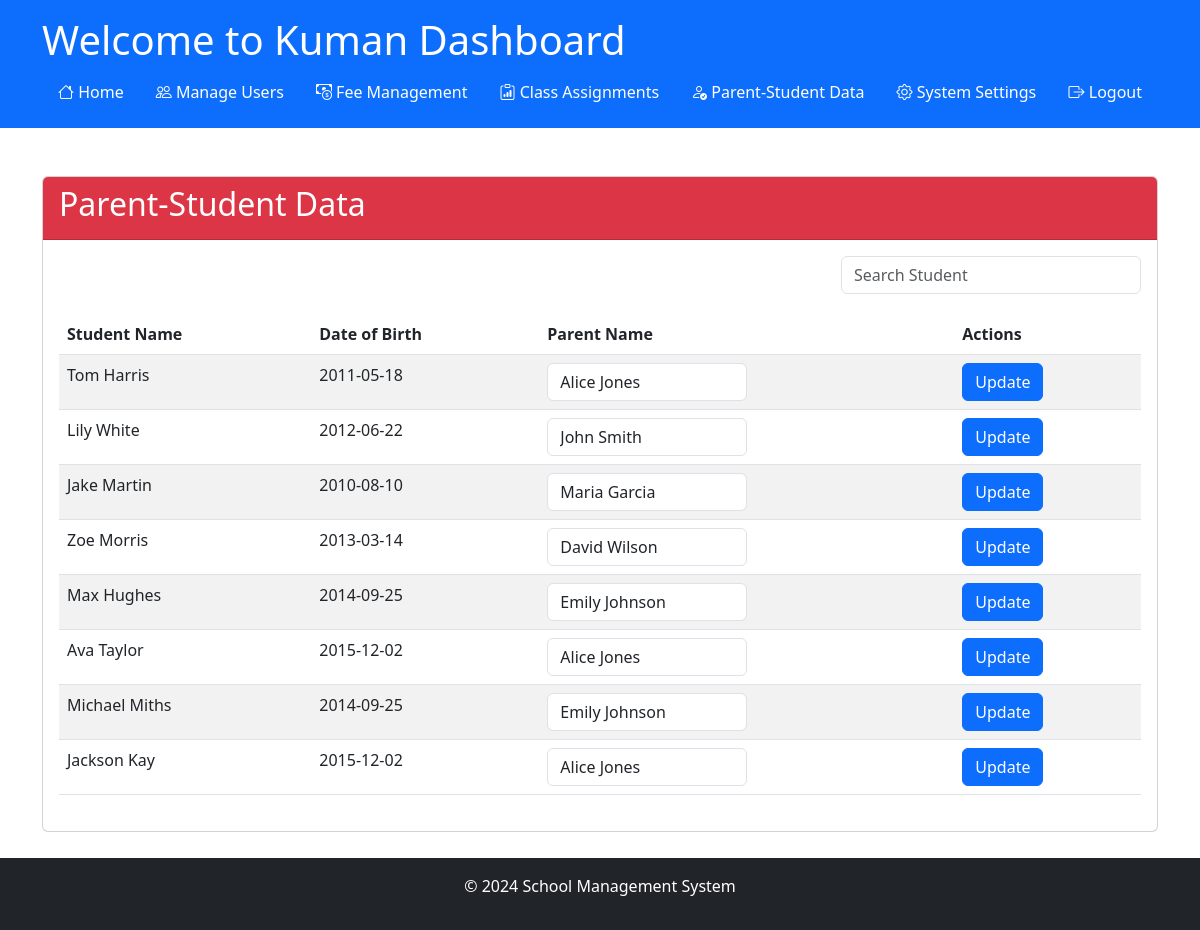
The page /admin/parent_student (signed in) on the database as committed earlier.
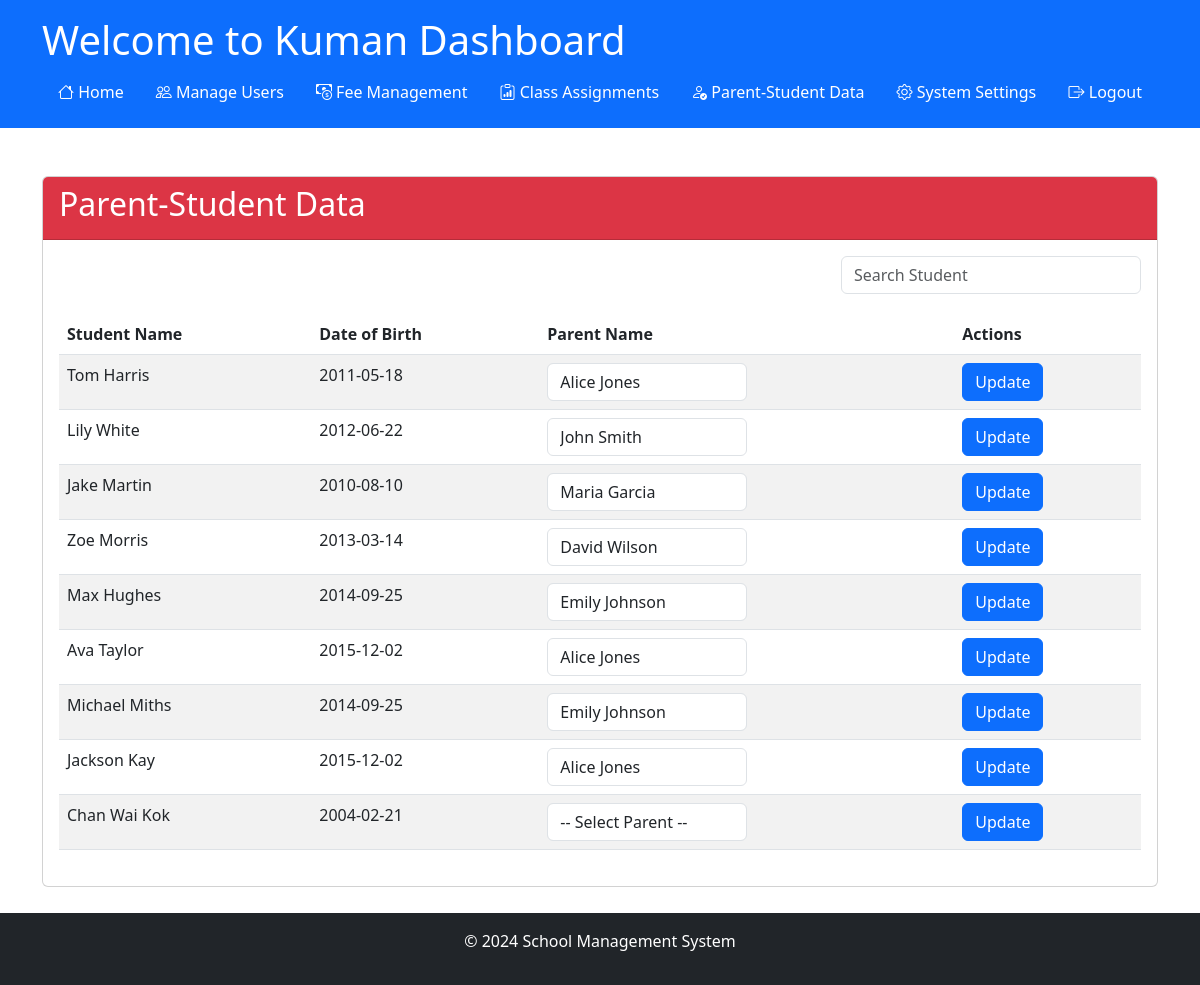
The same page on the database as committed later.
### app/models/models.py (models this page shows)
class User(UserMixin, db.Model):
    __tablename__ = 'User'
    id = db.Column('Id', db.String, primary_key=True, default=lambda: str(uuid.uuid4()))
    password = db.Column('Password', db.String, nullable=True)
    role_id = db.Column('RoleId', db.String, ForeignKey('Role.RoleId', ondelete='SET NULL'))
    email = db.Column('Email', db.String, nullable=False)
    first_name = db.Column('FirstName', db.String, nullable=False)
    last_name = db.Column('LastName', db.String, nullable=False)
    date_of_birth = db.Column('DateOfBirth', db.Date, nullable=False)
    role = relationship('Role', back_populates='users')
    parent_relations = relationship('ParentStudentRelation', back_populates='parent', foreign_keys='ParentStudentRelation.parent_id')
    student_relations = relationship('ParentStudentRelation', back_populates='student', foreign_keys='ParentStudentRelation.student_id')
    student_fees = relationship('StudentFeeAssignment', back_populates='student')
    class_assignments_teacher = relationship('ClassAssignment', back_populates='teacher', foreign_keys='ClassAssignment.teacher_id')
    class_assignments_student = relationship('ClassAssignment', back_populates='student', foreign_keys='ClassAssignment.student_id')
    messages_sent = relationship('Notification', back_populates='teacher', foreign_keys='Notification.teacher_id')
    messages_received = relationship('Notification', back_populates='student', foreign_keys='Notification.student_id')

### app/routes/admin/parent_student.py (the view, shortened to what this page needs)
@admin.route('/parent_student', methods=['GET', 'POST'])
@login_required
@role_required('1')  # Only accessible by Admin
def parent_student():
    parents = User.query.filter_by(role_id=3).all()  # Parents have role_id = 3
    students = User.query.filter_by(role_id=5).all()  # Students have role_id = 5
    parent_student_map = {
        relation.student_id: relation.parent_id
        for relation in ParentStudentRelation.query.all()
    }
    return render_template(
        'admin/parent_student.html',
        students=students,
        parents=parents,
        parent_student_map=parent_student_map,  # Provide the map for pre-selection
        app_name=app_name()
    )

### app/__init__.py (called while the page is built)
@login_manager.user_loader
def load_user(user_id):
    from .models.models import User
    return User.query.get(user_id)

### app/routes/routes.py (called while the page is built)
def app_name():
    app_name = "School Management System"
    with current_app.app_context():
        setting = Settings.query.filter_by(setting_key='school_name').first()
        if setting and setting.setting_value:
            app_name = setting.setting_value
    return app_name

def role_required(*roles):
    def decorator(f):
        @wraps(f)
        def decorated_function(*args, **kwargs):
            if not current_user.is_authenticated or current_user.role_id not in roles:
                abort(403)  # Forbidden access if role does not match
            return f(*args, **kwargs)
        return decorated_function
    return decorator

### app/templates/admin/parent_student.html (shortened to what this page needs)
{% extends "share/dashboard.html" %}
{% block card_header %}bg-danger{% endblock %}
{% block card_title %}Parent-Student Data{% endblock %}
{% block card_content %}
<div class="search-container">
    <input type="text" id="search-student" class="form-control" placeholder="Search Student" style="width: 300px;">
</div>
<form method="POST">
    <table class="table table-striped" id="student-table">
        <thead>
            <tr>
                <th>Student Name</th>
                <th>Date of Birth</th>
                <th>Parent Name</th>
                <th>Actions</th>
            </tr>
        </thead>
        <tbody>
            {% for student in students %}
                <tr>
                    <td class="student-name">{{ student.first_name }} {{ student.last_name }}</td>
                    <td>{{ student.date_of_birth.strftime('%Y-%m-%d') }}</td>
                    <td>
                        <select name="parent_id_{{ student.id }}" class="form-control parent-select">
                            <option value="">-- Select Parent --</option>
                            {% for parent in parents %}
                                <option value="{{ parent.id }}"
                                    {% if parent_student_map.get(student.id) == parent.id %}selected{% endif %}>
                                    {{ parent.first_name }} {{ parent.last_name }}
                                </option>
                            {% endfor %}
                        </select>
                    </td>
                    <td>
                        <button type="submit" name="update_{{ student.id }}" class="btn btn-primary">Update</button>
                    </td>
                </tr>
            {% endfor %}
        </tbody>
    </table>
</form>
{% endblock %}

Rows that differ between the two databases and show on the page:
added User: first_name "Chan", last_name "Wai Kok", date_of_birth "2004-02-21"
